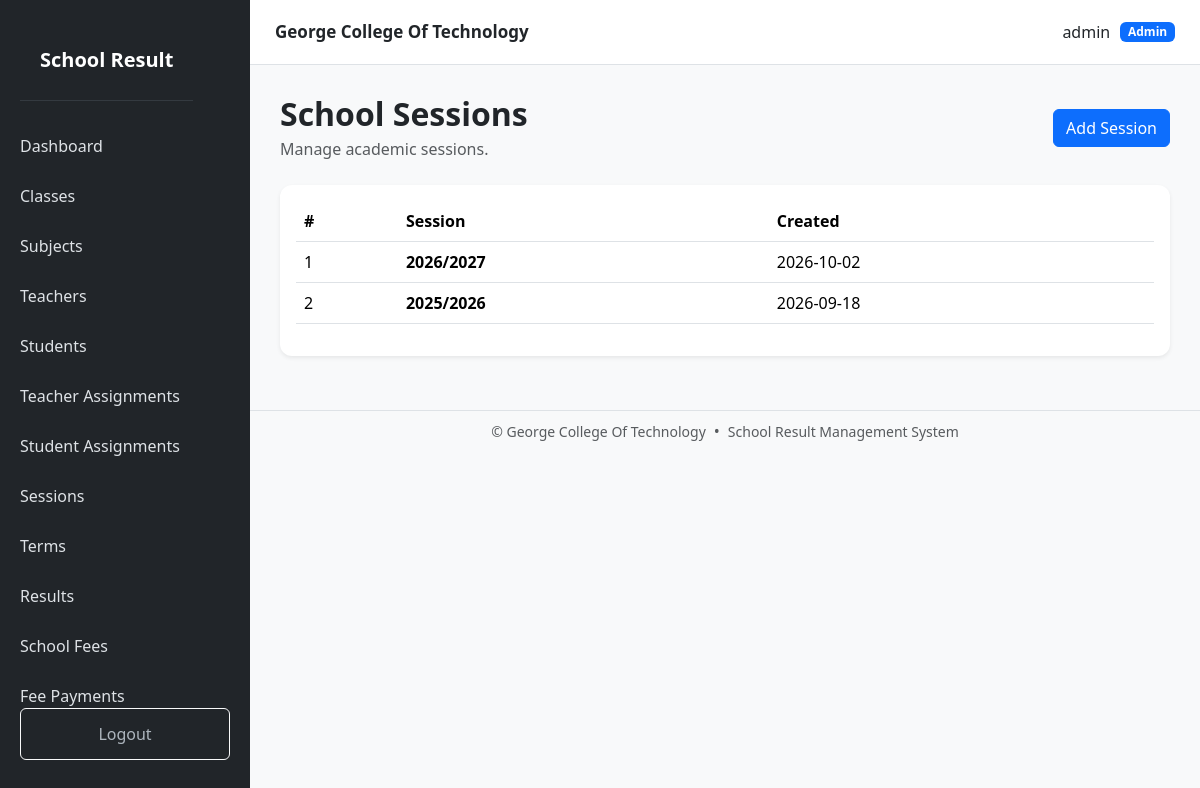
The app's page /sessions/ (signed in) with its own data.
### models.py (models this page shows, shortened)
class User(UserMixin, db.Model):
    __tablename__ = "users"
    id = db.Column(
        db.Integer,
        primary_key=True
    )
    username = db.Column(
        db.String(100),
        unique=True,
        nullable=False
    )
    password_hash = db.Column(
        db.String(255),
        nullable=False
    )
    role = db.Column(
        db.String(20),
        nullable=False,
        default="student"
    )
    is_active = db.Column(
        db.Boolean,
        default=True
    )
    teacher = db.relationship(
        "Teacher",
        back_populates="user",
        uselist=False
    )
    student = db.relationship(
        "Student",
        back_populates="user",
        uselist=False
    )

class SchoolSession(db.Model):
    __tablename__ = "school_sessions"
    id = db.Column(
        db.Integer,
        primary_key=True
    )
    year = db.Column(
        db.String(100),
        unique=True,
        nullable=False
    )
    created_at = db.Column(
        db.DateTime,
        server_default=db.func.now()
    )
    results = db.relationship(
        "Result",
        back_populates="session"
    )

### routes/session.py (the view, shortened to what this page needs)
@session.route("/")
@login_required
def list_sessions():
    sessions = SchoolSession.query.order_by(
        SchoolSession.year.desc()
    ).all()
    return render_template(
        "session/list.html",
        sessions=sessions
    )

### templates/session/list.html (shortened to what this page needs)
{% extends "base.html" %}
{% block content %}
<div class="d-flex justify-content-between align-items-center mb-4">
    <div>
        <h2 class="fw-bold mb-1">
            School Sessions
        </h2>
        <p class="text-muted mb-0">
            Manage academic sessions.
        </p>
    </div>
    {% if current_user.role == "admin" %}
    <a
        href="{{ url_for('session.create_session') }}"
        class="btn btn-primary"
    >
        Add Session
    </a>
    {% endif %}
</div>
<div class="card shadow-sm border-0">
    <div class="card-body">
        <div class="table-responsive">
            <table class="table table-hover align-middle">
                <thead>
                    <tr>
                        <th>#</th>
                        <th>Session</th>
                        <th>Created</th>
                    </tr>
                </thead>
                <tbody>
                    {% for item in sessions %}
                    <tr>
                        <td>
                            {{ loop.index }}
                        </td>
                        <td>
                            <strong>
                                {{ item.year }}
                            </strong>
                        </td>
                        <td>
                            {{ item.created_at.strftime('%Y-%m-%d') if item.created_at else '-' }}
                        </td>
                    </tr>
                    {% endfor %}
                </tbody>
            </table>
        </div>
    </div>
</div>
{% endblock %}

### templates/base.html (shortened to what this page needs)
<!DOCTYPE html>
<html lang="en">
<head>
    <link
        href="https://cdn.jsdelivr.net/npm/bootstrap@5.3.3/dist/css/bootstrap.min.css"
        rel="stylesheet"
    >
    <link
        rel="stylesheet"
        href="{{ url_for('static', filename='css/style.css') }}"
    >
</head>
<body>
{% if current_user.is_authenticated %}
<div
    class="sidebar"
    id="sidebar"
>
    <div class="sidebar-header">
        <div class="brand">
            School Result
        </div>
    </div>
    {% if current_user.role == "admin" %}
        <a href="{{ url_for('dashboard.index') }}">
            Dashboard
        </a>
        <a href="{{ url_for('classroom.list_classrooms') }}">
            Classes
        </a>
        <a href="{{ url_for('subject.list_subjects') }}">
            Subjects
        </a>
        <a href="{{ url_for('teacher.list_teachers') }}">
            Teachers
        </a>
        <a href="{{ url_for('student.list_students') }}">
            Students
        </a>
        <a href="{{ url_for('assignment.list_assignments') }}">
            Teacher Assignments
        </a>
        <a href="{{ url_for('student.student_assignments') }}">
            Student Assignments
        </a>
        <a href="{{ url_for('session.list_sessions') }}">
            Sessions
        </a>
        <a href="{{ url_for('term.list_terms') }}">
            Terms
        </a>
        <a href="{{ url_for('result.list_results') }}">
            Results
        </a>
        <a href="{{ url_for('fee.school_fees') }}">
            School Fees
        </a>
        <a href="{{ url_for('payment.fee_payments') }}">
            Fee Payments
        </a>
    {% endif %}
    <div class="logout">
        <a
            href="{{ url_for('auth.logout') }}"
            class="btn btn-outline-light w-100"
        >
            Logout
        </a>
    </div>
</div>
<div class="main-content">
    <div class="page-wrapper">
        <div class="topbar">
            <strong class="topbar-title">
                George College Of Technology
            </strong>
            <div class="topbar-user">
                <span>
                    {{ current_user.username }}
                </span>
                <span class="badge bg-primary">
                    {{ current_user.role|capitalize }}
                </span>
            </div>
        </div>
        <main class="content">
            {% block content %}
            {% endblock %}
        </main>
        <footer
            class="no-print border-top bg-light mt-4 py-2"
        >
            <div
                class="container-fluid d-flex justify-content-center align-items-center flex-wrap gap-2"
            >
                <small class="text-muted">
                    &copy; {{ current_year }}
                    George College Of Technology
                </small>
                <span class="text-muted">
                    •
                </span>
                <small class="text-muted">
                    School Result Management System
                </small>
            </div>
        </footer>
    </div>
</div>
{% else %}
<!-- =========================================================
     PUBLIC / AUTH PAGES
========================================================= -->
{% block auth_content %}
{% endblock %}
{% endif %}
</body>
</html>

### static/css/style.css (style rules this page uses)
body { background: #f5f7fb; }
.sidebar { width: 250px; min-height: 100vh; background: #212529; position: fixed; left: 0; top: 0; bottom: 0; }
.brand { color: white; font-size: 22px; font-weight: bold; padding: 25px 20px; border-bottom: 1px solid #343a40; }
.sidebar a { display: block; color: #adb5bd; text-decoration: none; padding: 13px 20px; }
.logout { position: absolute; bottom: 20px; width: 100%; padding: 0 20px; }
.main-content { margin-left: 250px; min-height: 100vh; }
.topbar { background: white; padding: 18px 30px; border-bottom: 1px solid #ddd; display: flex; justify-content: space-between; }
.content { padding: 30px; }
.card { border: none; border-radius: 12px; }
body { margin: 0; background: #f8f9fa; }
.sidebar { position: fixed; top: 0; left: 0; width: 250px; height: 100vh; background: #212529; color: white; z-index: 1050; display: flex; flex-direction: column; overflow-y: auto; }
.sidebar-header { display: flex; align-items: center; justify-content: space-between; padding: 20px; }
.brand { font-size: 20px; font-weight: bold; }
.sidebar > a { display: block; color: #dee2e6; text-decoration: none; padding: 13px 20px; transition: 0.2s; }
.logout { margin-top: auto; padding: 20px; }
.topbar { height: 65px; background: white; border-bottom: 1px solid #dee2e6; display: flex; align-items: center; justify-content: space-between; padding: 0 25px; position: sticky; top: 0; z-index: 1000; }
.topbar-title { font-size: 17px; }
.topbar-user { display: flex; align-items: center; gap: 10px; }

### records on screen
User: username "admin", role "Admin"
SchoolSession: year "2026/2027", created_at "2026-10-02"
SchoolSession: year "2025/2026", created_at "2026-09-18"
